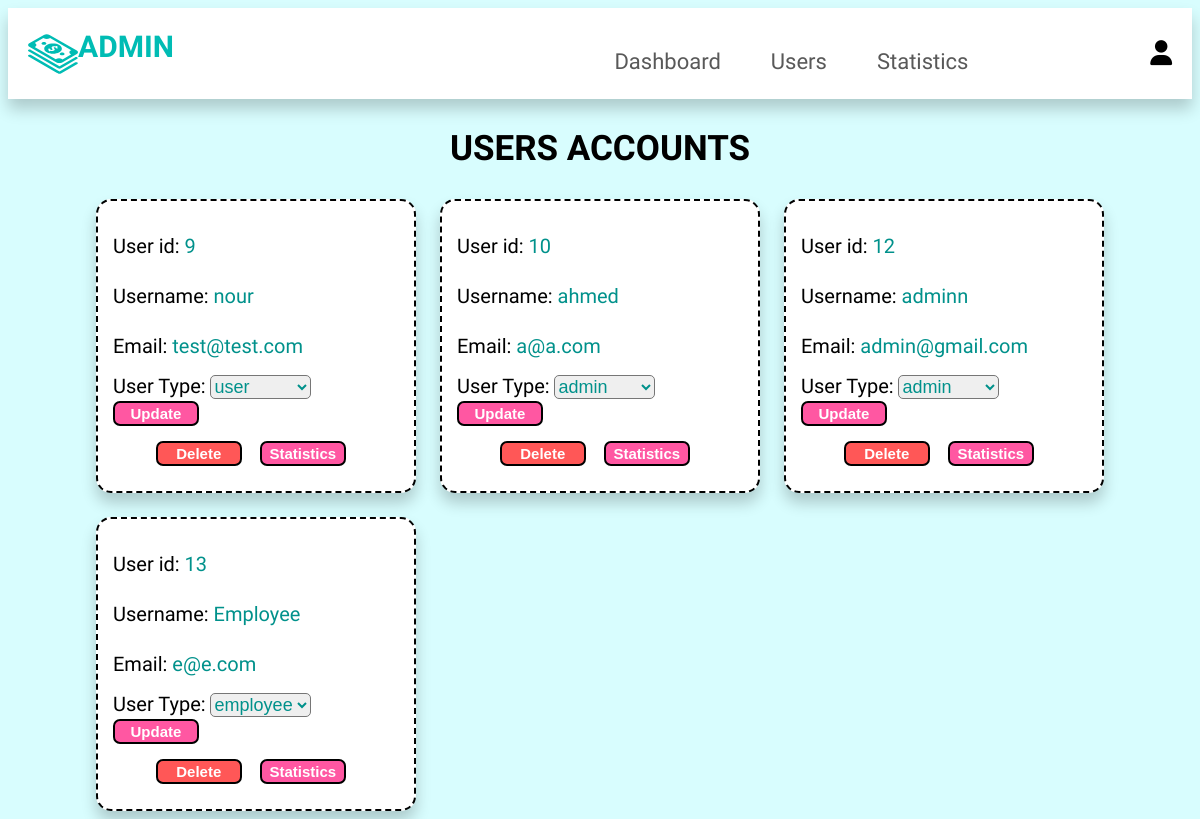
Page /adminUsers.php on the earlier database version.
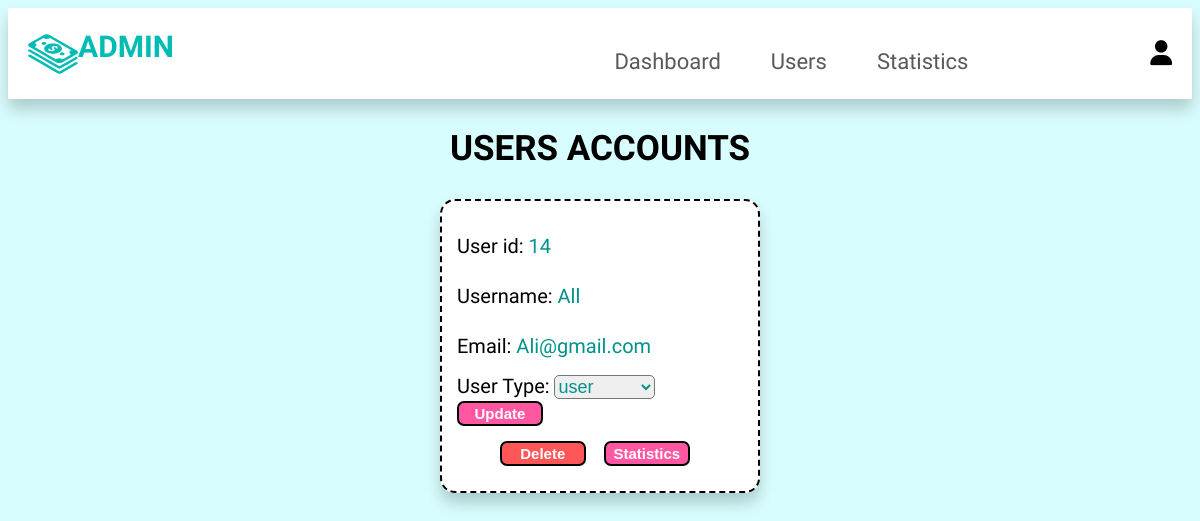
Same page on the later database version.
### tables this page shows
CREATE TABLE `users` (
  `UserID` int(11) NOT NULL,
  `name` varchar(255) NOT NULL,
  `email` varchar(100) NOT NULL,
  `password` varchar(255) NOT NULL,
  `birthdate` date NOT NULL,
  `type` varchar(100) NOT NULL DEFAULT 'user'
);

### adminUsers.php (the view, shortened to what this page needs)
<?php
@include 'Templates/config.php';
 ?>
<!DOCTYPE html>
<html lang="en" dir="ltr">
  <head>
    <link rel="stylesheet" href="CSS/adminUsers_styles.css">
  </head>
  <body>
    <?php @include 'Templates/adminNav.php'; ?>
    <section class="users">
     <h1 class="title">Users Accounts</h1>
     <div class="container">
      <?php
       $select_users = mysqli_query($conn, "SELECT * FROM `users`") or die('query failed');
       if(mysqli_num_rows($select_users) > 0){
          while($fetch_users = mysqli_fetch_assoc($select_users)){
      ?>
      <div class="box">
         <p>User id: <span><?php echo $fetch_users['UserID']; ?></span></p>
         <p>Username: <span><?php echo $fetch_users['name']; ?></span></p>
         <p>Email: <span><?php echo $fetch_users['email']; ?></span></p>
         <form class="" action="adminUsers.php" method="post" enctype="multipart/form-data">
           <span class="sub">User Type:</span>
           <select class="type" name="type" required>
             <option value="user" <?php if ($fetch_users['type'] == 'user' ){?> selected <?php  }?> > user </option>
             <option value="employee" <?php if ($fetch_users['type'] == 'employee' ){?> selected <?php  }?> > employee </option>
             <option value="admin" <?php if ($fetch_users['type'] == 'admin' ){?> selected <?php  }?> > admin </option>
           </select>
           <input type="submit" class="btn" value="Update" name="update_user">
           <br><input type="submit" class="dlt-btn" value="Delete" name="delete_user">
           <input type="submit" class="btn" value="Statistics" name="stats_user">
         </form>
      </div>
      <?php
         }
      }
      ?>
     </div>
    </section>
  </body>
</html>

### Templates/adminNav.php (shortened to what this page needs)
<link rel="stylesheet" href="CSS/navbar_styles.css">
<header class="header">
    <div class="flex">
      <div class="logo">
        <a href="home.php" class="logo-text">Admin</a>
      </div>
      <nav class="navbar">
        <ul class="navbar-ul">
          <li class="navbar-li" ><a href='adminDash.php'>Dashboard</a></li>
          <li class="navbar-li" ><a href='adminUsers.php'>Users</a></li>
          <li class="navbar-li" ><a href='adminStatistics.php'>Statistics</a></li>
        </ul>
      </nav>
      <div class="icons">
        <div id="user-btn" class="fas fa-user"></div>
      </div>
    </div>
</header>

### CSS/adminUsers_styles.css (style rules this page uses)
.title { text-align: center; margin-bottom: 30px; color: black; text-transform: uppercase; font-size: 35px; }
.users .container { display: grid; grid-template-columns: repeat(auto-fit, 20rem); gap:1.5rem; align-items: flex-start; max-width: 1200px; margin: 0 auto; justify-content: center; }
.users .container .box { padding: 10px 15px; border:2px dashed black; background-color: white; box-shadow: 0 10px 15px rgba(0,0,0,.2); border-radius: 15px; }
.users .container .box p, .users .container .box .sub { font-size: 20px; color: black; margin-bottom: 10px; line-height: 1.5; }
.users .container .box p span { color: #00918b; }
.users .container .box .type { color: #00918b; font-size: 18px; border-radius: 5px }
.users .container .box form .btn { width: 30%; padding: 2px; border: 2px solid black; background: #ff57a2; border-radius: 7px; margin-bottom: 15px; font-size: 15px; color: white; font-weight: bold; }
.users .container .box form .dlt-btn { width: 30%; padding: 2px; border: 2px solid black; background: #ff5757; border-radius: 7px; margin-bottom: 15px; font-size: 15px; color: white; font-weight: bold; margin-left: 15%; margin-right: 5%; }

### CSS/navbar_styles.css (style rules this page uses)
:root { --navItem: #00BCB4; --white: #ffffff; }
body { background-color: #D8FDFE; font-family: "Cairo", sans-serif; }
.header { position: sticky; top:0; left:0; right:0; background-color: white; z-index: 1000; box-shadow: 0 10px 15px rgba(0,0,0,0.2); }
.header .flex { display: flex; align-items: center; justify-content: space-between; padding:15px 20px; margin:0; position: relative; }
.header .flex .logo { display: flex; justify-content: space-between; }
.header .flex .logo-icon { width: 50px; height: 50px; fill: #00BCB4; }
.header .flex .logo-text { font-size: 30px; color: #00BCB4; text-decoration: none; font-weight: bolder; text-transform: uppercase; }
.header .flex .navbar { margin-left: 20%; }
.header .flex .navbar .navbar-ul { list-style: none; text-decoration: none; }
.header .flex .navbar .navbar-ul .navbar-li { float: left; position: relative; }
.header .flex .navbar .navbar-ul .navbar-li a { font-size: 22px; padding: 10px 25px; display: block; color:#595959; text-decoration: none; }
.header .flex .icons > * { font-size: 25px; margin-left: 10px; color: black; cursor: pointer; }

Differences in the rows shown:
removed users: UserID "9", name "nour", email "test@test.com", type "user"
removed users: UserID "10", name "ahmed", email "a@a.com", type "admin"
removed users: UserID "12", name "adminn", email "admin@gmail.com", type "admin"
removed users: UserID "13", name "Employee", email "e@e.com", type "employee"
added users: UserID "14", name "All", email "Ali@gmail.com", type "user"
